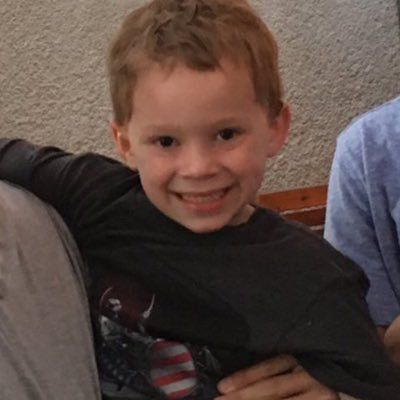
#> input picture Task 2/logman.jpg, 400 x 400 px
$ jupyter execute 'Image-Basics-Assessment - Copy.ipynb'   (shell and % lines are left out)
#> lines starting #> are read from the running program, lines starting #| are printed output that depends on the picture; after the words box and inside, x2 and y2 are one past the last pixel; in counts of white or black regions, pixels touching at a corner belong together
Try Do your best without using the Soultions

# Image Basics Assessment

## Complete the Tasks in bold below.

----------
#### TASK: Open the *any* image from the  folder and display it in the notebook. Make sure to correct for the RGB order.

[cell 1]
import cv2
import matplotlib.pyplot as plt
from PIL import Image
import numpy as np

[cell 2]
img = Image.open("logman.jpg")
#> img is the input picture: PIL image 400x400 RGB; mean R, G, B 87.8, 71.1, 65.5
plt.imshow(img)

### Open image with CV2

[cell 3]
imgCV = cv2.imread("logman.jpg")
plt.imshow(imgCV)

[cell 4]
imgCVT= cv2.cvtColor(imgCV, cv2.COLOR_BGR2RGB)
plt.imshow(imgCVT)

#### TASK: Flip the image upside down and display it in the notebook.

[cell 5]
img_arr = np.asarray(img)
flip_img = cv2.flip(img_arr,-1)
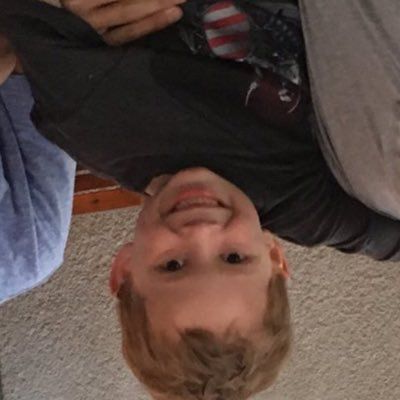
#> flip_img: shape (400, 400, 3); mean R, G, B 87.8, 71.1, 65.5
plt.imshow(flip_img)

#### TASK: Draw an empty RED rectangle around the the adel emam face and display the image in the notebook.

[cell 6]
from turtle import color

imgCVT_copy=imgCVT.copy()
cv2.rectangle(imgCVT_copy, pt1=(100,250), pt2=(300,0), color=(255,0,0), thickness=1)
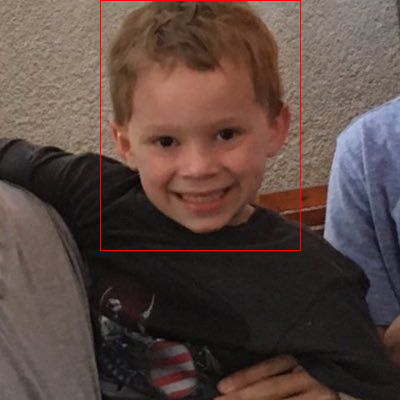
#> imgCVT_copy: shape (400, 400, 3); 0.56% of pixels changed, all inside (x1, y1, x2, y2) = (100, 0, 301, 251)
plt.imshow(imgCVT_copy)

#### TASK: Draw a BLUE TRIANGLE in the middle of the image (over the another triangle if you can). The size and angle is up to you, but it should be a triangle (three sides) in any orientation. Note Triangle not exist Use Lines
#### and Draw Circle inside the Triangle which is centroid where (cx,cy)=x1+x2+x3/3,y1+y2+y3/3 and you pick radius you want

[cell 7]
imgCVT_Copy2=imgCVT.copy()
p1 = (300, 300)
p2 = (100, 400)
p3 = (0,300 )
cv2.line(imgCVT_Copy2, p1, p2, (255, 0, 0), 3)
cv2.line(imgCVT_Copy2, p2, p3, (255, 0, 0), 3)
cv2.line(imgCVT_Copy2, p1, p3, (255, 0, 0), 3)
centroid = ((p1[0]+p2[0]+p3[0])//3, (p1[1]+p2[1]+p3[1])//3)
cv2.circle(imgCVT_Copy2, centroid, 50, (0, 255, 0),thickness=2)
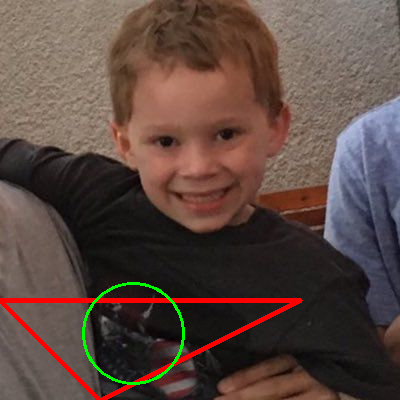
#> imgCVT_Copy2: shape (400, 400, 3); mean R, G, B 91.3, 71.4, 64.4
plt.imshow(imgCVT_Copy2)

#### TASK: (NOTE: YOU WILL NEED TO RUN THIS AS A SCRIPT ). Create a script that opens the picture and allows you to draw empty red circles whever you click the RIGHT MOUSE BUTTON DOWN. Session 3
### important Question tho

[cell 8]
import cv2
import numpy as np
# Create a function based on a CV2 Event (Left button click)
def draw_circle(event,x,y,flags,param):
    if event == cv2.EVENT_RBUTTONDOWN:
        cv2.circle(img,(x,y),100,(0,0,255),10)

# Open Image
img = cv2.imread("./funny.jpg")
# This names the window so we can reference it
cv2.namedWindow(winname='dog')
# Connects the mouse button to our callback function
cv2.setMouseCallback('dog',draw_circle)

while True: #Runs forever until we break with Esc key on keyboard
    # Shows the image window
    cv2.imshow('dog',img)
    # EXPLANATION FOR THIS LINE OF CODE:
    # https://stackoverflow.com/questions/35372700/whats-0xff-for-in-cv2-waitkey1/39201163
    if cv2.waitKey(20) & 0xFF == 27:
#> (key Esc is pressed here)
